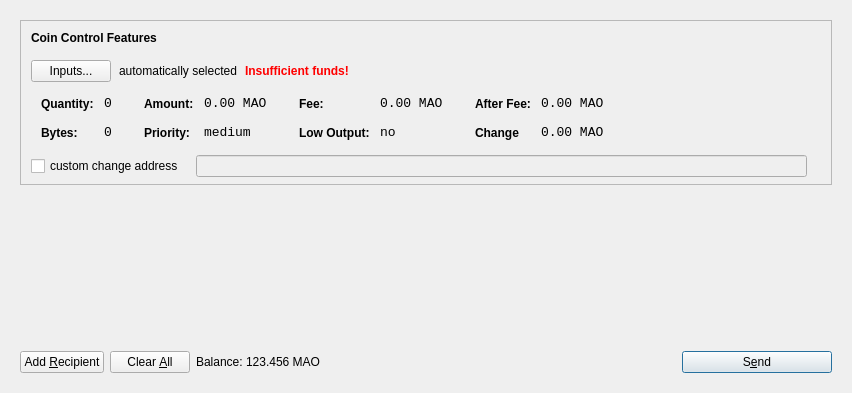
<?xml version="1.0" encoding="UTF-8"?>
<ui version="4.0">
 <class>SendCoinsDialog</class>
 <widget class="QDialog" name="SendCoinsDialog">
  <property name="geometry">
   <rect>
    <x>0</x>
    <y>0</y>
    <width>849</width>
    <height>393</height>
   </rect>
  </property>
  <property name="windowTitle">
   <string>Send Coins</string>
  </property>
  <layout class="QVBoxLayout" name="verticalLayout">
   <item>
    <widget class="QFrame" name="frameMain">
     <layout class="QVBoxLayout" name="verticalLayout_3">
      <item>
       <widget class="QFrame" name="frameCoinControl">
        <property name="sizePolicy">
         <sizepolicy hsizetype="Expanding" vsizetype="Expanding">
          <horstretch>0</horstretch>
          <verstretch>0</verstretch>
         </sizepolicy>
        </property>
        <property name="maximumSize">
         <size>
          <width>16777215</width>
          <height>16777215</height>
         </size>
        </property>
        <property name="frameShape">
         <enum>QFrame::StyledPanel</enum>
        </property>
        <property name="frameShadow">
         <enum>QFrame::Sunken</enum>
        </property>
        <layout class="QVBoxLayout" name="verticalLayoutCoinControl2">
         <property name="spacing">
          <number>6</number>
         </property>
         <property name="leftMargin">
          <number>0</number>
         </property>
         <property name="topMargin">
          <number>0</number>
         </property>
         <property name="rightMargin">
          <number>0</number>
         </property>
         <property name="bottomMargin">
          <number>6</number>
         </property>
         <item>
          <layout class="QVBoxLayout" name="verticalLayoutCoinControl" stretch="0,0,0,0,1">
           <property name="spacing">
            <number>0</number>
           </property>
           <property name="leftMargin">
            <number>10</number>
           </property>
           <property name="topMargin">
            <number>10</number>
           </property>
           <item>
            <layout class="QHBoxLayout" name="horizontalLayoutCoinControl1">
             <property name="bottomMargin">
              <number>15</number>
             </property>
             <item>
              <widget class="QLabel" name="labelCoinControlFeatures">
               <property name="sizePolicy">
                <sizepolicy hsizetype="Preferred" vsizetype="Maximum">
                 <horstretch>0</horstretch>
                 <verstretch>0</verstretch>
                </sizepolicy>
               </property>
               <property name="font">
                <font>
                 <weight>75</weight>
                 <bold>true</bold>
                </font>
               </property>
               <property name="styleSheet">
                <string notr="true">font-weight:bold;</string>
               </property>
               <property name="text">
                <string>Coin Control Features</string>
               </property>
              </widget>
             </item>
            </layout>
           </item>
           <item>
            <layout class="QHBoxLayout" name="horizontalLayoutCoinControl2" stretch="0,0,0,0">
             <property name="spacing">
              <number>8</number>
             </property>
             <property name="bottomMargin">
              <number>10</number>
             </property>
             <item>
              <widget class="QPushButton" name="pushButtonCoinControl">
               <property name="styleSheet">
                <string notr="true"/>
               </property>
               <property name="text">
                <string>Inputs...</string>
               </property>
              </widget>
             </item>
             <item>
              <widget class="QLabel" name="labelCoinControlAutomaticallySelected">
               <property name="text">
                <string>automatically selected</string>
               </property>
               <property name="margin">
                <number>5</number>
               </property>
              </widget>
             </item>
             <item>
              <widget class="QLabel" name="labelCoinControlInsuffFunds">
               <property name="font">
                <font>
                 <weight>75</weight>
                 <bold>true</bold>
                </font>
               </property>
               <property name="styleSheet">
                <string notr="true">color:red;font-weight:bold;</string>
               </property>
               <property name="text">
                <string>Insufficient funds!</string>
               </property>
               <property name="margin">
                <number>5</number>
               </property>
              </widget>
             </item>
             <item>
              <spacer name="horizontalSpacerCoinControl">
               <property name="orientation">
                <enum>Qt::Horizontal</enum>
               </property>
               <property name="sizeHint" stdset="0">
                <size>
                 <width>40</width>
                 <height>1</height>
                </size>
               </property>
              </spacer>
             </item>
            </layout>
           </item>
           <item>
            <widget class="QWidget" name="widgetCoinControl" native="true">
             <property name="sizePolicy">
              <sizepolicy hsizetype="Preferred" vsizetype="Preferred">
               <horstretch>0</horstretch>
               <verstretch>0</verstretch>
              </sizepolicy>
             </property>
             <property name="minimumSize">
              <size>
               <width>0</width>
               <height>0</height>
              </size>
             </property>
             <property name="styleSheet">
              <string notr="true"/>
             </property>
             <layout class="QHBoxLayout" name="horizontalLayoutCoinControl5">
              <property name="margin">
               <number>0</number>
              </property>
              <item>
               <layout class="QHBoxLayout" name="horizontalLayoutCoinControl3" stretch="0,0,0,1">
                <property name="spacing">
                 <number>20</number>
                </property>
                <property name="topMargin">
                 <number>0</number>
                </property>
                <property name="bottomMargin">
                 <number>10</number>
                </property>
                <item>
                 <layout class="QFormLayout" name="formLayoutCoinControl1">
                  <property name="horizontalSpacing">
                   <number>10</number>
                  </property>
                  <property name="verticalSpacing">
                   <number>14</number>
                  </property>
                  <property name="leftMargin">
                   <number>10</number>
                  </property>
                  <property name="topMargin">
                   <number>4</number>
                  </property>
                  <property name="rightMargin">
                   <number>6</number>
                  </property>
                  <item row="0" column="0">
                   <widget class="QLabel" name="labelCoinControlQuantityText">
                    <property name="styleSheet">
                     <string notr="true">font-weight:bold;</string>
                    </property>
                    <property name="text">
                     <string>Quantity:</string>
                    </property>
                    <property name="margin">
                     <number>0</number>
                    </property>
                   </widget>
                  </item>
                  <item row="0" column="1">
                   <widget class="QLabel" name="labelCoinControlQuantity">
                    <property name="font">
                     <font>
                      <family>Monospace</family>
                      <pointsize>10</pointsize>
                     </font>
                    </property>
                    <property name="cursor">
                     <cursorShape>IBeamCursor</cursorShape>
                    </property>
                    <property name="contextMenuPolicy">
                     <enum>Qt::ActionsContextMenu</enum>
                    </property>
                    <property name="text">
                     <string>0</string>
                    </property>
                    <property name="margin">
                     <number>0</number>
                    </property>
                    <property name="textInteractionFlags">
                     <set>Qt::LinksAccessibleByMouse|Qt::TextSelectableByKeyboard|Qt::TextSelectableByMouse</set>
                    </property>
                   </widget>
                  </item>
                  <item row="1" column="0">
                   <widget class="QLabel" name="labelCoinControlBytesText">
                    <property name="styleSheet">
                     <string notr="true">font-weight:bold;</string>
                    </property>
                    <property name="text">
                     <string>Bytes:</string>
                    </property>
                   </widget>
                  </item>
                  <item row="1" column="1">
                   <widget class="QLabel" name="labelCoinControlBytes">
                    <property name="font">
                     <font>
                      <family>Monospace</family>
                      <pointsize>10</pointsize>
                     </font>
                    </property>
                    <property name="cursor">
                     <cursorShape>IBeamCursor</cursorShape>
                    </property>
                    <property name="contextMenuPolicy">
                     <enum>Qt::ActionsContextMenu</enum>
                    </property>
                    <property name="text">
                     <string>0</string>
                    </property>
                    <property name="textInteractionFlags">
                     <set>Qt::LinksAccessibleByMouse|Qt::TextSelectableByKeyboard|Qt::TextSelectableByMouse</set>
                    </property>
                   </widget>
                  </item>
                 </layout>
                </item>
                <item>
                 <layout class="QFormLayout" name="formLayoutCoinControl2">
                  <property name="horizontalSpacing">
                   <number>10</number>
                  </property>
                  <property name="verticalSpacing">
                   <number>14</number>
                  </property>
                  <property name="leftMargin">
                   <number>6</number>
                  </property>
                  <property name="topMargin">
                   <number>4</number>
                  </property>
                  <property name="rightMargin">
                   <number>6</number>
                  </property>
                  <item row="0" column="0">
                   <widget class="QLabel" name="labelCoinControlAmountText">
                    <property name="styleSheet">
                     <string notr="true">font-weight:bold;</string>
                    </property>
                    <property name="text">
                     <string>Amount:</string>
                    </property>
                    <property name="margin">
                     <number>0</number>
                    </property>
                   </widget>
                  </item>
                  <item row="0" column="1">
                   <widget class="QLabel" name="labelCoinControlAmount">
                    <property name="font">
                     <font>
                      <family>Monospace</family>
                      <pointsize>10</pointsize>
                     </font>
                    </property>
                    <property name="cursor">
                     <cursorShape>IBeamCursor</cursorShape>
                    </property>
                    <property name="contextMenuPolicy">
                     <enum>Qt::ActionsContextMenu</enum>
                    </property>
                    <property name="text">
                     <string>0.00 MAO</string>
                    </property>
                    <property name="textInteractionFlags">
                     <set>Qt::LinksAccessibleByMouse|Qt::TextSelectableByKeyboard|Qt::TextSelectableByMouse</set>
                    </property>
                   </widget>
                  </item>
                  <item row="1" column="0">
                   <widget class="QLabel" name="labelCoinControlPriorityText">
                    <property name="styleSheet">
                     <string notr="true">font-weight:bold;</string>
                    </property>
                    <property name="text">
                     <string>Priority:</string>
                    </property>
                   </widget>
                  </item>
                  <item row="1" column="1">
                   <widget class="QLabel" name="labelCoinControlPriority">
                    <property name="font">
                     <font>
                      <family>Monospace</family>
                      <pointsize>10</pointsize>
                     </font>
                    </property>
                    <property name="cursor">
                     <cursorShape>IBeamCursor</cursorShape>
                    </property>
                    <property name="contextMenuPolicy">
                     <enum>Qt::ActionsContextMenu</enum>
                    </property>
                    <property name="text">
                     <string>medium</string>
                    </property>
                    <property name="textInteractionFlags">
                     <set>Qt::LinksAccessibleByMouse|Qt::TextSelectableByKeyboard|Qt::TextSelectableByMouse</set>
                    </property>
                   </widget>
                  </item>
                 </layout>
                </item>
                <item>
                 <layout class="QFormLayout" name="formLayoutCoinControl3">
                  <property name="horizontalSpacing">
                   <number>10</number>
                  </property>
                  <property name="verticalSpacing">
                   <number>14</number>
                  </property>
                  <property name="leftMargin">
                   <number>6</number>
                  </property>
                  <property name="topMargin">
                   <number>4</number>
                  </property>
                  <property name="rightMargin">
                   <number>6</number>
                  </property>
                  <item row="0" column="0">
                   <widget class="QLabel" name="labelCoinControlFeeText">
                    <property name="styleSheet">
                     <string notr="true">font-weight:bold;</string>
                    </property>
                    <property name="text">
                     <string>Fee:</string>
                    </property>
                    <property name="margin">
                     <number>0</number>
                    </property>
                   </widget>
                  </item>
                  <item row="0" column="1">
                   <widget class="QLabel" name="labelCoinControlFee">
                    <property name="font">
                     <font>
                      <family>Monospace</family>
                      <pointsize>10</pointsize>
                     </font>
                    </property>
                    <property name="cursor">
                     <cursorShape>IBeamCursor</cursorShape>
                    </property>
                    <property name="contextMenuPolicy">
                     <enum>Qt::ActionsContextMenu</enum>
                    </property>
                    <property name="text">
                     <string>0.00 MAO</string>
                    </property>
                    <property name="textInteractionFlags">
                     <set>Qt::LinksAccessibleByMouse|Qt::TextSelectableByKeyboard|Qt::TextSelectableByMouse</set>
                    </property>
                   </widget>
                  </item>
                  <item row="1" column="0">
                   <widget class="QLabel" name="labelCoinControlLowOutputText">
                    <property name="styleSheet">
                     <string notr="true">font-weight:bold;</string>
                    </property>
                    <property name="text">
                     <string>Low Output:</string>
                    </property>
                   </widget>
                  </item>
                  <item row="1" column="1">
                   <widget class="QLabel" name="labelCoinControlLowOutput">
                    <property name="font">
                     <font>
                      <family>Monospace</family>
                      <pointsize>10</pointsize>
                     </font>
                    </property>
                    <property name="cursor">
                     <cursorShape>IBeamCursor</cursorShape>
                    </property>
                    <property name="contextMenuPolicy">
                     <enum>Qt::ActionsContextMenu</enum>
                    </property>
                    <property name="text">
                     <string>no</string>
                    </property>
                    <property name="textInteractionFlags">
                     <set>Qt::LinksAccessibleByMouse|Qt::TextSelectableByKeyboard|Qt::TextSelectableByMouse</set>
                    </property>
                   </widget>
                  </item>
                 </layout>
                </item>
                <item>
                 <layout class="QFormLayout" name="formLayoutCoinControl4">
                  <property name="horizontalSpacing">
                   <number>10</number>
                  </property>
                  <property name="verticalSpacing">
                   <number>14</number>
                  </property>
                  <property name="leftMargin">
                   <number>6</number>
                  </property>
                  <property name="topMargin">
                   <number>4</number>
                  </property>
                  <property name="rightMargin">
                   <number>6</number>
                  </property>
                  <item row="0" column="0">
                   <widget class="QLabel" name="labelCoinControlAfterFeeText">
                    <property name="styleSheet">
                     <string notr="true">font-weight:bold;</string>
                    </property>
                    <property name="text">
                     <string>After Fee:</string>
                    </property>
                    <property name="margin">
                     <number>0</number>
                    </property>
                   </widget>
                  </item>
                  <item row="0" column="1">
                   <widget class="QLabel" name="labelCoinControlAfterFee">
                    <property name="font">
                     <font>
                      <family>Monospace</family>
                      <pointsize>10</pointsize>
                     </font>
                    </property>
                    <property name="cursor">
                     <cursorShape>IBeamCursor</cursorShape>
                    </property>
                    <property name="contextMenuPolicy">
                     <enum>Qt::ActionsContextMenu</enum>
                    </property>
                    <property name="text">
                     <string>0.00 MAO</string>
                    </property>
                    <property name="textInteractionFlags">
                     <set>Qt::LinksAccessibleByMouse|Qt::TextSelectableByKeyboard|Qt::TextSelectableByMouse</set>
                    </property>
                   </widget>
                  </item>
                  <item row="1" column="0">
                   <widget class="QLabel" name="labelCoinControlChangeText">
                    <property name="styleSheet">
                     <string notr="true">font-weight:bold;</string>
                    </property>
                    <property name="text">
                     <string>Change</string>
                    </property>
                   </widget>
                  </item>
                  <item row="1" column="1">
                   <widget class="QLabel" name="labelCoinControlChange">
                    <property name="font">
                     <font>
                      <family>Monospace</family>
                      <pointsize>10</pointsize>
                     </font>
                    </property>
                    <property name="cursor">
                     <cursorShape>IBeamCursor</cursorShape>
                    </property>
                    <property name="contextMenuPolicy">
                     <enum>Qt::ActionsContextMenu</enum>
                    </property>
                    <property name="text">
                     <string>0.00 MAO</string>
                    </property>
                    <property name="textInteractionFlags">
                     <set>Qt::LinksAccessibleByMouse|Qt::TextSelectableByKeyboard|Qt::TextSelectableByMouse</set>
                    </property>
                   </widget>
                  </item>
                 </layout>
                </item>
               </layout>
              </item>
             </layout>
            </widget>
           </item>
           <item>
            <layout class="QHBoxLayout" name="horizontalLayoutCoinControl4" stretch="0,0,0">
             <property name="spacing">
              <number>12</number>
             </property>
             <property name="sizeConstraint">
              <enum>QLayout::SetDefaultConstraint</enum>
             </property>
             <property name="topMargin">
              <number>5</number>
             </property>
             <property name="rightMargin">
              <number>5</number>
             </property>
             <item>
              <widget class="QCheckBox" name="checkBoxCoinControlChange">
               <property name="text">
                <string>custom change address</string>
               </property>
              </widget>
             </item>
             <item>
              <widget class="QLineEdit" name="lineEditCoinControlChange">
               <property name="enabled">
                <bool>false</bool>
               </property>
               <property name="sizePolicy">
                <sizepolicy hsizetype="Expanding" vsizetype="Fixed">
                 <horstretch>0</horstretch>
                 <verstretch>0</verstretch>
                </sizepolicy>
               </property>
              </widget>
             </item>
             <item>
              <widget class="QLabel" name="labelCoinControlChangeLabel">
               <property name="sizePolicy">
                <sizepolicy hsizetype="Preferred" vsizetype="Expanding">
                 <horstretch>0</horstretch>
                 <verstretch>0</verstretch>
                </sizepolicy>
               </property>
               <property name="minimumSize">
                <size>
                 <width>0</width>
                 <height>0</height>
                </size>
               </property>
               <property name="text">
                <string/>
               </property>
               <property name="margin">
                <number>3</number>
               </property>
              </widget>
             </item>
            </layout>
           </item>
           <item>
            <spacer name="verticalSpacerCoinControl">
             <property name="orientation">
              <enum>Qt::Vertical</enum>
             </property>
             <property name="sizeHint" stdset="0">
              <size>
               <width>800</width>
               <height>1</height>
              </size>
             </property>
            </spacer>
           </item>
          </layout>
         </item>
        </layout>
       </widget>
      </item>
      <item>
       <widget class="QScrollArea" name="scrollArea">
        <property name="frameShape">
         <enum>QFrame::NoFrame</enum>
        </property>
        <property name="widgetResizable">
         <bool>true</bool>
        </property>
        <widget class="QWidget" name="scrollAreaWidgetContents">
         <property name="geometry">
          <rect>
           <x>0</x>
           <y>0</y>
           <width>813</width>
           <height>128</height>
          </rect>
         </property>
         <layout class="QVBoxLayout" name="verticalLayout_2">
          <property name="margin">
           <number>0</number>
          </property>
          <item>
           <layout class="QVBoxLayout" name="entries">
            <property name="spacing">
             <number>6</number>
            </property>
           </layout>
          </item>
          <item>
           <spacer name="verticalSpacer">
            <property name="orientation">
             <enum>Qt::Vertical</enum>
            </property>
            <property name="sizeHint" stdset="0">
             <size>
              <width>20</width>
              <height>40</height>
             </size>
            </property>
           </spacer>
          </item>
         </layout>
        </widget>
       </widget>
      </item>
      <item>
       <layout class="QHBoxLayout" name="horizontalLayout">
        <item>
         <widget class="QPushButton" name="addButton">
          <property name="toolTip">
           <string>Send to multiple recipients at once</string>
          </property>
          <property name="text">
           <string>Add &amp;Recipient</string>
          </property>
          <property name="icon">
           <iconset resource="../bitcoin.qrc">
            <normaloff>:/icons/add</normaloff>:/icons/add</iconset>
          </property>
          <property name="autoDefault">
           <bool>false</bool>
          </property>
         </widget>
        </item>
        <item>
         <widget class="QPushButton" name="clearButton">
          <property name="sizePolicy">
           <sizepolicy hsizetype="Minimum" vsizetype="Fixed">
            <horstretch>0</horstretch>
            <verstretch>0</verstretch>
           </sizepolicy>
          </property>
          <property name="toolTip">
           <string>Remove all transaction fields</string>
          </property>
          <property name="text">
           <string>Clear &amp;All</string>
          </property>
          <property name="icon">
           <iconset resource="../bitcoin.qrc">
            <normaloff>:/icons/remove</normaloff>:/icons/remove</iconset>
          </property>
          <property name="autoRepeatDelay">
           <number>300</number>
          </property>
          <property name="autoDefault">
           <bool>false</bool>
          </property>
         </widget>
        </item>
        <item>
         <layout class="QHBoxLayout" name="horizontalLayout_2">
          <property name="spacing">
           <number>3</number>
          </property>
          <item>
           <widget class="QLabel" name="label">
            <property name="sizePolicy">
             <sizepolicy hsizetype="Preferred" vsizetype="Fixed">
              <horstretch>0</horstretch>
              <verstretch>0</verstretch>
             </sizepolicy>
            </property>
            <property name="text">
             <string>Balance:</string>
            </property>
           </widget>
          </item>
          <item>
           <widget class="QLabel" name="labelBalance">
            <property name="sizePolicy">
             <sizepolicy hsizetype="Preferred" vsizetype="Fixed">
              <horstretch>0</horstretch>
              <verstretch>0</verstretch>
             </sizepolicy>
            </property>
            <property name="cursor">
             <cursorShape>IBeamCursor</cursorShape>
            </property>
            <property name="text">
             <string>123.456 MAO</string>
            </property>
            <property name="textInteractionFlags">
             <set>Qt::LinksAccessibleByMouse|Qt::TextSelectableByKeyboard|Qt::TextSelectableByMouse</set>
            </property>
           </widget>
          </item>
         </layout>
        </item>
        <item>
         <spacer name="horizontalSpacer">
          <property name="orientation">
           <enum>Qt::Horizontal</enum>
          </property>
          <property name="sizeHint" stdset="0">
           <size>
            <width>40</width>
            <height>20</height>
           </size>
          </property>
         </spacer>
        </item>
        <item>
         <widget class="QPushButton" name="sendButton">
          <property name="minimumSize">
           <size>
            <width>150</width>
            <height>0</height>
           </size>
          </property>
          <property name="toolTip">
           <string>Confirm the send action</string>
          </property>
          <property name="text">
           <string>S&amp;end</string>
          </property>
          <property name="icon">
           <iconset resource="../bitcoin.qrc">
            <normaloff>:/icons/send</normaloff>:/icons/send</iconset>
          </property>
          <property name="default">
           <bool>true</bool>
          </property>
         </widget>
        </item>
       </layout>
      </item>
     </layout>
     <zorder>scrollArea</zorder>
     <zorder>frameCoinControl</zorder>
     <zorder></zorder>
    </widget>
   </item>
  </layout>
 </widget>
 <resources>
  <include location="../bitcoin.qrc"/>
 </resources>
 <connections/>
</ui>
